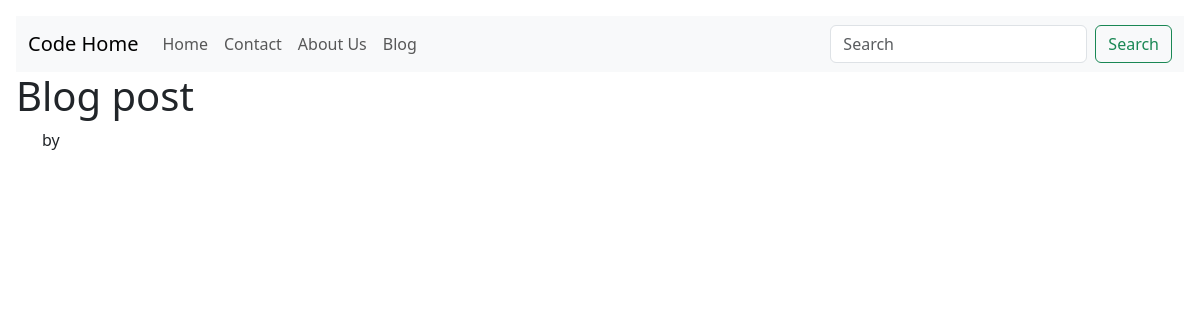
/blogpost/, run on an earlier commit of the app's database.
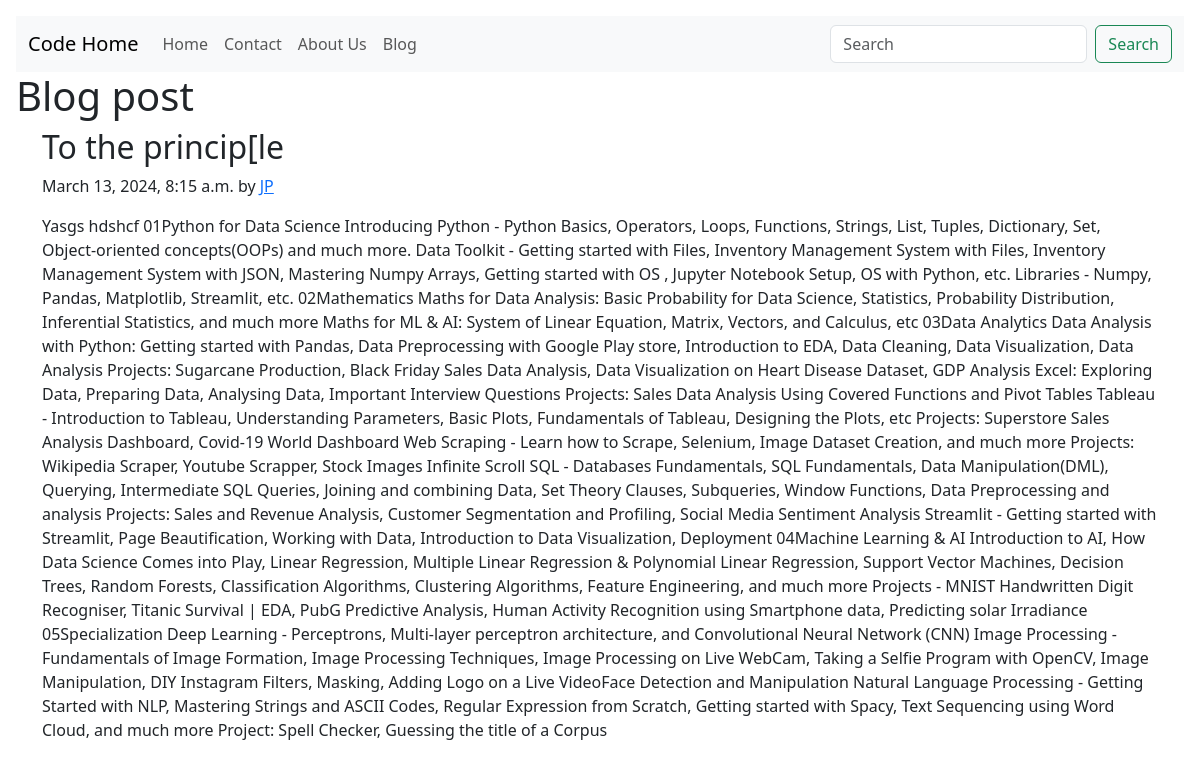
And on a later commit of the database.
### blog/models.py (models this page shows, shortened)
class Post(models.Model):
    sno = models.AutoField(primary_key=True)
    title = models.CharField(max_length=100)
    author = models.CharField(max_length=13)
    slug = models.CharField(max_length=13)
    content = models.TextField()
    timeStamp = models.DateTimeField(auto_now_add=True, blank=True)
    class Meta:
        verbose_name = 'Contact'
        verbose_name_plural = 'Contacts'

### blog/views.py (the view)
# urls.py: path('', views.blogpost, name="blogpost" ),
def blogpost(request):
    post = Post.objects.first()
    context = {'post': post}
    return render(request, 'blog/blogpost.html', context)

### templates/blog/blogpost.html (shortened to what this page needs)
{% extends "home/base.html" %}
{% block name %}
Blog post
{% endblock %}
{% block content %}
<article class="container">
   <h2>{{ post.title }}</h2>
   <p class="blog-post-meta">{{ post.timeStamp }} by <a href="#">{{ post.author }}</a> </p>
   <p>{{ post.content }}</p>
</article>
{% endblock %}

What changed in the data, as far as the page shows it:
added Post: title "To the princip[le", timeStamp "March 13, 2024, 8:15 a.m.", author "JP", content "Yasgs hdshcf 01Python for Data Science Introducing Python - Python Basics, Operators, Loops, Functions, Strings, List, Tuples, Dictionary, Set, Object-oriented concepts(OOPs) and much more. Data Toolkit - Getting started with Files, Inventory Management System with Files, Inventory Management System with JSON, Mastering Numpy Arrays, Getting started with OS , Jupyter Notebook Setup, OS with Python, etc. Libraries - Numpy, Pandas, Matplotlib, Streamlit, etc. 02Mathematics Maths for Data Analysis: Basic Probability for Data Science, Statistics, Probability Distribution, Inferential Statistics, and much more Maths for ML & AI: System of Linear Equation, Matrix, Vectors, and Calculus, etc…"
